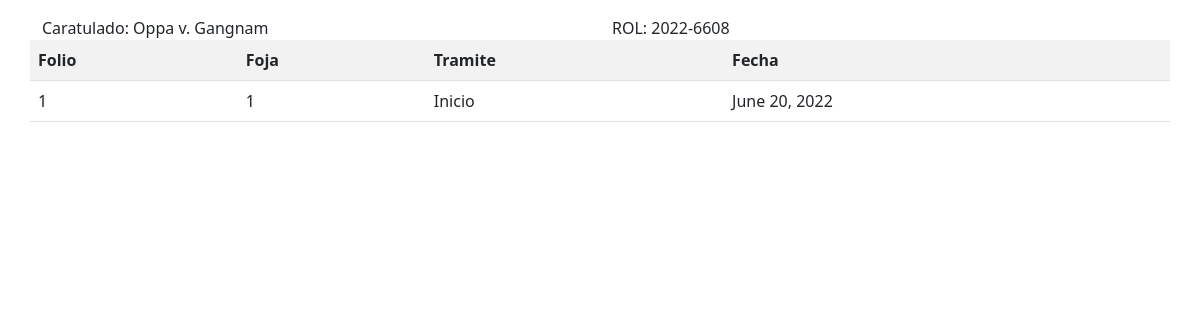
The page /causa/2 on the database as committed earlier.
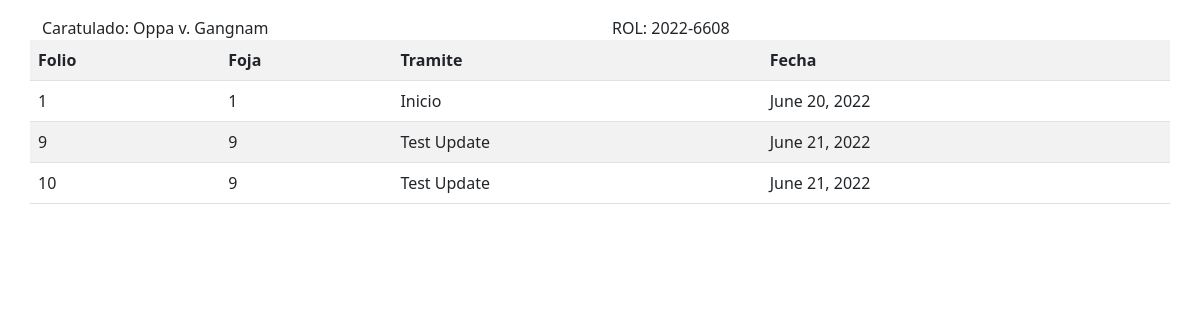
The same page on the database as committed later.
### core/models.py (models this page shows, shortened)
class Causa(models.Model):
    caratulado = models.CharField(max_length=200, verbose_name="Caratulado de la causa")
    rol = models.CharField(max_length=100, verbose_name="Rol de la causa")
    fecha_ingreso = models.DateField()
    estado = models.CharField(max_length=100, verbose_name="Estado de la causa")
    abogados = models.ManyToManyField(Abogado)
    tribunal = models.ForeignKey(Tribunal, on_delete=models.CASCADE)
    contrato = models.ForeignKey(Contrato, on_delete=models.CASCADE)
    clientes = models.ManyToManyField(Cliente)

class Tramite(models.Model):
    folio = models.IntegerField(verbose_name="Folio del presente tramite")
    foja = models.IntegerField(verbose_name="Foja en el archivador")
    documento = models.FileField(verbose_name="Copia del archivo encontrado en la pagina del poder judicial", blank=True)
    etapa = models.CharField(max_length=200, verbose_name="Etapa en la que fue introducido")
    descripcion_tramite = models.TextField()
    fecha_tramite = models.DateField(verbose_name="Fecha del tramite")
    causa = models.ForeignKey(Causa, on_delete=models.CASCADE)

### core/views.py (the view)
# urls.py: path('causa/<id>', views.detalle_causa, name='causa'),
def detalle_causa(request, id):
    causa_actual = Causa.objects.get(id=id)
    tramites = Tramite.objects.all().filter(causa__id=id)
    datos = {
        'causa': causa_actual,
        'tramites': tramites
    }
    return render(request, 'detalle_causa.html', datos)

### core/templates/detalle_causa.html (shortened to what this page needs)
{% load static %}
<!DOCTYPE html>
<html>
<head>
    <link href="{% static 'css/bootstrap.css' %}" rel="stylesheet" />
</head>
<body>
    <nav class="navbar">
    </nav>
    <div class="container-lg">
        <div class="row">
            <div class="col">Caratulado: {{causa.caratulado}}</div>
            <div class="col">ROL: {{causa.rol}}</div>
        </div>
        <div class="row">
            <table class="table table-striped">
                <tr>
                    <th>Folio</th>
                    <th>Foja</th>
                    <th>Tramite</th>
                    <th>Fecha</th>
                </tr>
                {% for tr in tramites %}
                <tr>
                    <td>{{tr.folio}}</td>
                    <td>{{tr.foja}}</td>
                    <td>{{tr.etapa}}</td>
                    <td>{{tr.fecha_tramite}}</td>
                </tr>
                {% endfor %}
            </table>
        </div>
    </div>
</body>
</html>

Rows that differ between the two databases and show on the page:
added Tramite: folio "9", foja "9", etapa "Test Update", fecha_tramite "June 21, 2022"
added Tramite: folio "10", foja "9", etapa "Test Update", fecha_tramite "June 21, 2022"
